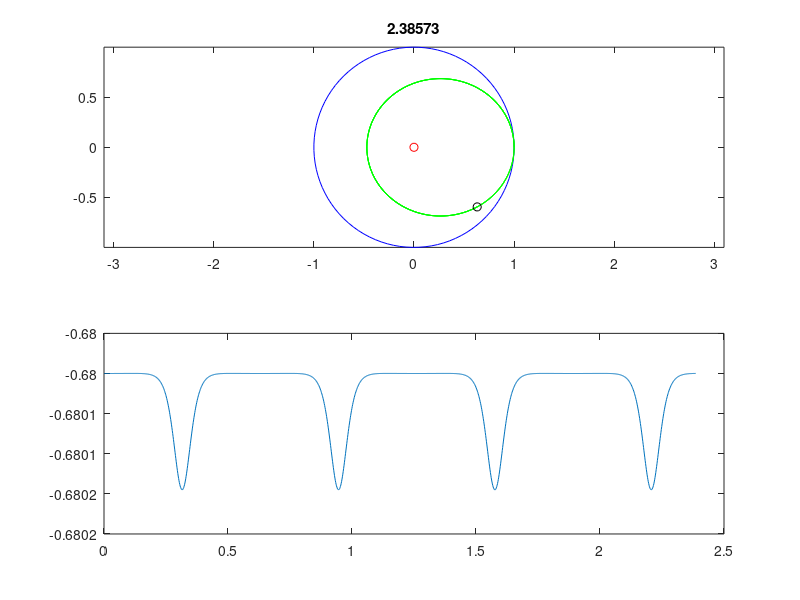

Here is the MATLAB script that generated this plot:
clear

h = 0.01; %timestep, period is 2pi
pos = [1 0];
vel = [0 0.8];
steps = 1500;
skip = ceil(steps/100);

for i=1:steps
    x(i) = pos(1);
    y(i) = pos(2);
    time = (i-1)*h/(2*pi);

    total(i) = 0.5*norm(vel)^2 - 1/norm(pos);
    t(i) = time;

    %Circular Orbit
    theta = linspace(0,2*pi,100);
    xc = cos(theta);
    yc = sin(theta);
    
    if rem(i,skip)==0
        subplot(2,1,1)
        plot(xc,yc,'b',x,y,'g-', pos(1), pos(2), 'ko', 0, 0,'ro')
        title(time)
        axis equal
        drawnow %creates the animation

        subplot(2,1,2)
        plot(t,total)
    end
    
    r = norm(pos);
    acc =  - 1 / r^2 * pos / r;

    % Here goes the integrator - Midpoint Method
    %pos = pos + h*vel + 0.5*h^2*acc;
    %vel = vel + h*acc;

    % Next Method - Verlet Method
    %if i==1 
        %next = pos + h*vel + 0.5*h^2*acc; % Midpoint
    %else
        %next = 2*pos - prev + h^2*acc; % Verlet
    %end
    %prev = pos;
    %pos = next;

    % Next Method - Velocity-Verlet
    pos = pos + h*vel + 0.5*h^2*acc;
    r = norm(pos);
    accnext = - 1 / r^2 * pos / r;
    vel = vel + 0.5*h*(acc+accnext);


end
